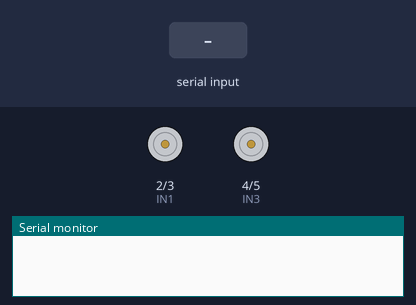
Recording of a sketch running on a simulated Arduino Uno, built with avr-gcc and run on an emulated ATmega328P. Shown: motor-driver pin pairs drawn as motors (green arrow = first pin HIGH = forward, orange = second pin HIGH = backward, longer = more drive), the last lines printed to the serial monitor. Inputs (shaded band) come from the test bench.

Above: at 1.2 s.
1.3 s: "F" received over the second serial link
At 1.7 s:
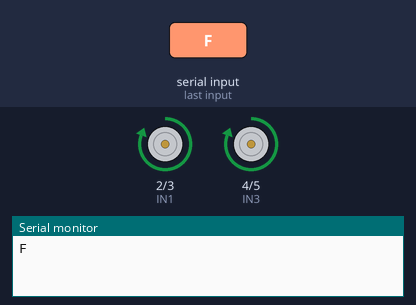
3.3 s: "B" received over the second serial link
At 3.7 s:
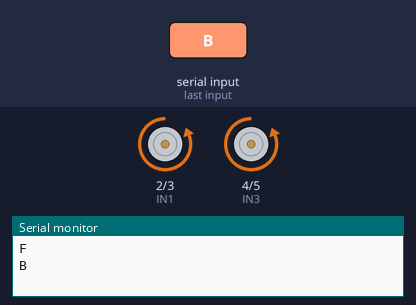
5.3 s: "L" received over the second serial link
At 5.7 s:
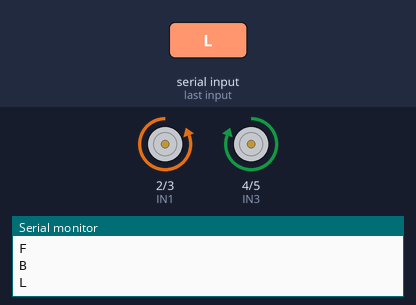
7.3 s: "R" received over the second serial link
At 7.7 s:
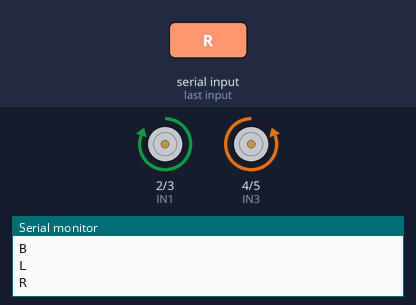
Timing chart, 0 to 10.3 s (numbered marks = the images above; inputs shaded):
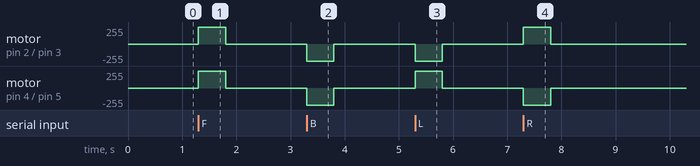

Measured:
- after the input at 1.3 s, motor on pin 2 (IN1) / pin 3 (IN2), motor on pin 4 (IN3) / pin 5 (IN4): stopped → forward 255/255 at once, → stopped 0.50 s later
- after the input at 3.3 s, motor on pin 2 (IN1) / pin 3 (IN2), motor on pin 4 (IN3) / pin 5 (IN4): stopped → backward 255/255 at once, → stopped 0.50 s later
- after the input at 5.3 s, motor on pin 2 (IN1) / pin 3 (IN2): stopped → backward 255/255 at once, → stopped 0.50 s later; motor on pin 4 (IN3) / pin 5 (IN4): stopped → forward 255/255 at once, → stopped 0.50 s later
- after the input at 7.3 s, motor on pin 2 (IN1) / pin 3 (IN2): stopped → forward 255/255 at once, → stopped 0.50 s later; motor on pin 4 (IN3) / pin 5 (IN4): stopped → backward 255/255 at once, → stopped 0.50 s later

The sketch:

RC.ino
```cpp
#include <SoftwareSerial.h>

// HC-05
SoftwareSerial BT(10, 11);  // RX, TX

// L293D Motor Driver
#define IN1 2
#define IN2 3
#define IN3 4
#define IN4 5

// Failsafe timer variables
unsigned long lastCommandTime = 0;
const unsigned long TIMEOUT = 500; // Stop car if no command is received for 500 ms

void setup() {
  pinMode(IN1, OUTPUT);
  pinMode(IN2, OUTPUT);
  pinMode(IN3, OUTPUT);
  pinMode(IN4, OUTPUT);

  // Stop motors initially
  stopCar();

  BT.begin(9600);
  Serial.begin(9600);
}

void loop() {

  if (BT.available()) {

    char command = BT.read();

    Serial.println(command);

    if (command == 'F' || command == 'f') {
      forward();
      lastCommandTime = millis();
    }

    else if (command == 'B' || command == 'b') {
      backward();
      lastCommandTime = millis();
    }

    else if (command == 'L' || command == 'l') {
      left();
      lastCommandTime = millis();
    }

    else if (command == 'R' || command == 'r') {
      right();
      lastCommandTime = millis();
    }

    else if (command == 'S' || command == 's') {
      stopCar();
      lastCommandTime = millis();
    }
  }

  // FAILSAFE: Stop motors automatically if Bluetooth loses connection or freezes
  if (millis() - lastCommandTime > TIMEOUT) {
    stopCar();
  }
}

// ---------------- MOTOR FUNCTIONS ----------------

void forward() {
  // Motor 1 forward
  digitalWrite(IN1, HIGH);
  digitalWrite(IN2, LOW);

  // Motor 2 forward
  digitalWrite(IN3, HIGH);
  digitalWrite(IN4, LOW);
}

void backward() {
  // Motor 1 backward
  digitalWrite(IN1, LOW);
  digitalWrite(IN2, HIGH);

  // Motor 2 backward
  digitalWrite(IN3, LOW);
  digitalWrite(IN4, HIGH);
}

void left() {
  // Motor 1 backward
  digitalWrite(IN1, LOW);
  digitalWrite(IN2, HIGH);

  // Motor 2 forward
  digitalWrite(IN3, HIGH);
  digitalWrite(IN4, LOW);
}

void right() {
  // Motor 1 forward
  digitalWrite(IN1, HIGH);
  digitalWrite(IN2, LOW);

  // Motor 2 backward
  digitalWrite(IN3, LOW);
  digitalWrite(IN4, HIGH);
}

void stopCar() {
  digitalWrite(IN1, LOW);
  digitalWrite(IN2, LOW);
  digitalWrite(IN3, LOW);
  digitalWrite(IN4, LOW);
}
```
